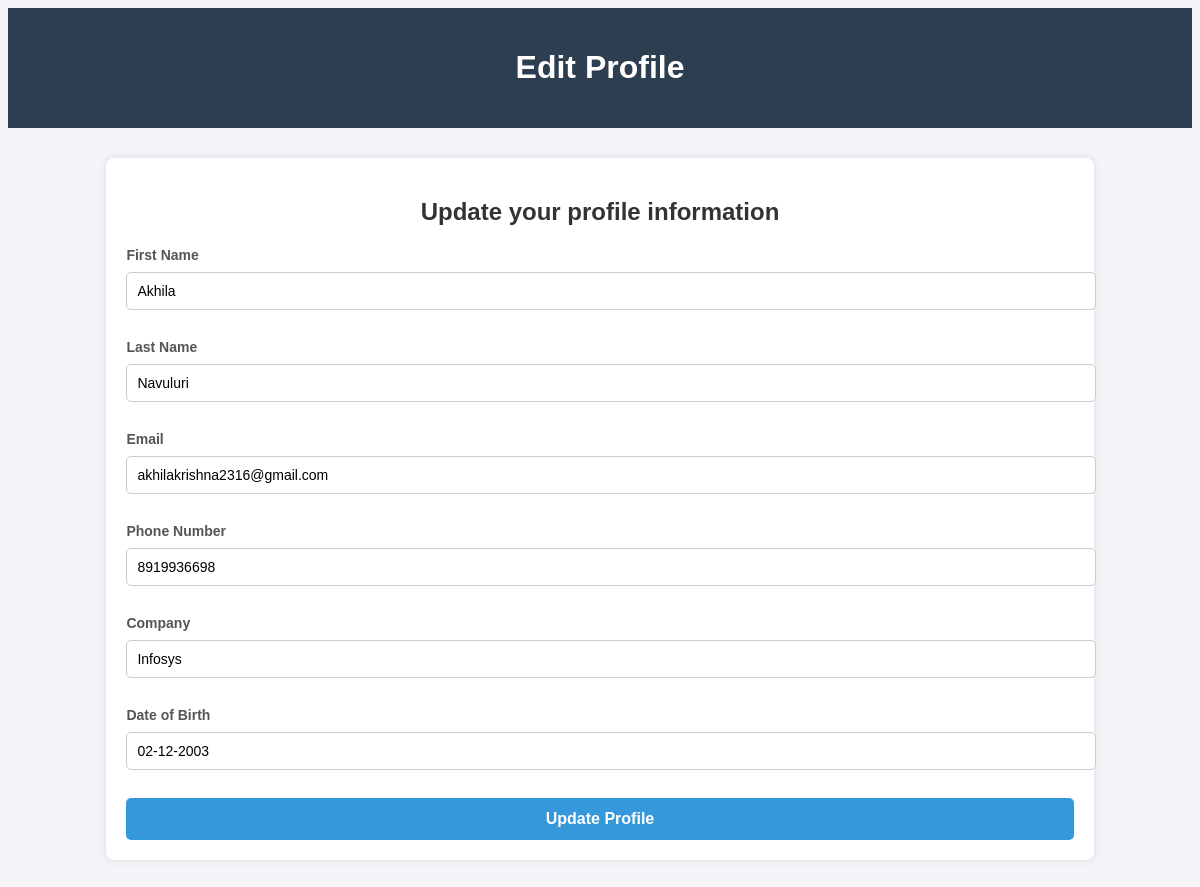
/edit_profile (signed in), run on the app's committed database.
### models.py (models this page shows)
class User(db.Model):
    __tablename__ = 'users_new'  # Ensure the table name matches your DB table
    id = db.Column(db.Integer, primary_key=True)
    first_name = db.Column(db.String(100))
    last_name = db.Column(db.String(100))
    username = db.Column(db.String(100), unique=True)
    email = db.Column(db.String(100), unique=True)
    phone = db.Column(db.String(20))
    company = db.Column(db.String(100))
    dob = db.Column(db.String(20))
    password = db.Column(db.String(100))
    transactions = db.relationship('Transactions', back_populates='user')

### app.py (the view, shortened to what this page needs)
@app.route('/edit_profile', methods=['GET', 'POST'])
def edit_profile():
    if 'user_id' not in session:
        return redirect(url_for('login'))  # If the user isn't logged in, redirect to login page
    user = User.query.get(session['user_id'])  # Fetch the user based on the session
    return render_template('edit_profile.html', user=user)  # Pass the current user data to the template

### templates/edit_profile.html (shortened to what this page needs)
<!DOCTYPE html>
<html lang="en">
<head>
</head>
<body>
    <header>
        <h1>Edit Profile</h1>
    </header>
    <div class="container">
        <h2>Update your profile information</h2>
        <form method="POST">
            <div class="form-group">
                <label for="first_name">First Name</label>
                <input type="text" name="first_name" id="first_name" value="{{ user.first_name }}" required>
            </div>
            <div class="form-group">
                <label for="last_name">Last Name</label>
                <input type="text" name="last_name" id="last_name" value="{{ user.last_name }}" required>
            </div>
            <div class="form-group">
                <label for="email">Email</label>
                <input type="email" name="email" id="email" value="{{ user.email }}" required>
            </div>
            <div class="form-group">
                <label for="phone">Phone Number</label>
                <input type="text" name="phone" id="phone" value="{{ user.phone }}" required>
            </div>
            <div class="form-group">
                <label for="company">Company</label>
                <input type="text" name="company" id="company" value="{{ user.company }}" required>
            </div>
            <div class="form-group">
                <label for="dob">Date of Birth</label>
                <input type="text" name="dob" id="dob" value="{{ user.dob }}" required>
            </div>
            <button type="submit">Update Profile</button>
        </form>
    </div>
</body>
</html>

### templates/edit_profile.html (style rules this page uses)
body { font-family: Arial, sans-serif; background: #f4f4f9; color: #333; }
header { background: #2c3e50; color: white; padding: 20px; text-align: center; }
.container { width: 80%; margin: 30px auto; padding: 20px; background: white; box-shadow: 0 0 10px rgba(0, 0, 0, 0.1); border-radius: 8px; }
h2 { text-align: center; margin-bottom: 20px; }
.form-group { margin-bottom: 20px; }
label { font-size: 14px; font-weight: bold; color: #555; }
input { width: 100%; padding: 10px; margin: 8px 0; border: 1px solid #ccc; border-radius: 5px; font-size: 14px; }
button { width: 100%; padding: 12px; background-color: #3498db; color: white; border: none; border-radius: 5px; font-size: 16px; font-weight: bold; cursor: pointer; transition: background-color 0.3s; }

### data on the page
User: first_name "Akhila", last_name "Navuluri", email "akhilakrishna2316@gmail.com", phone "8919936698", company "Infosys", dob "02-12-2003"
